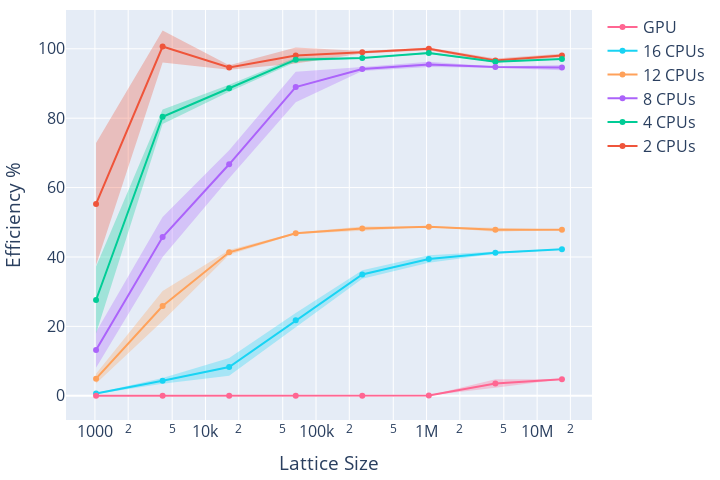

Notebook cell for this chart:
### Code cell
fig = go.Figure()

for idx, (name, dfs, info) in enumerate(runs_parallel):
    for i, df in enumerate(dfs):
        dfs[i]["efficiency"] = 100 * (cpu_df["avgEvolveTime"] / df["avgEvolveTime"]) / info[0]
    
    df = pd.concat(dfs)
    df["size"] **= 2
    add_mean_std_trace(fig, df, name, idx + 1, "efficiency")

fig.update_layout(xaxis_title='Lattice Size', yaxis_title="Efficiency %", **layout_settings) # title="Efficiency", 
fig.update_xaxes(type="log")
fig.show()
fig.write_image("images/lat_render_evo_efficiency.eps")

### Figure 1 — Plotly figure (JSON) as saved in the notebook; plotly's stock layout.template omitted (floating-point values rounded to 4 significant figures)
{"data": [{"line": {"color": "#EF553B"}, "mode": "lines+markers", "name": "2 CPUs", "type": "scatter", "x": [1024, 4096, 16384, 65536, 262144, 1048576, 4194304, 16777216], "y": [55.27, 100.6, 94.61, 98.1, 99.01, 100.0, 96.6, 98.07]}, {"line": {"width": 0}, "mode": "lines", "name": "2 CPUs upper", "showlegend": false, "type": "scatter", "x": [1024, 4096, 16384, 65536, 262144, 1048576, 4194304, 16777216], "y": [72.87, 105.3, 95.27, 100.4, 99.37, 100.4, 97.2, 98.55]}, {"fill": "tonexty", "fillcolor": "rgba(239, 85, 59, 0.30)", "line": {"width": 0}, "mode": "lines", "name": "2 CPUs lower", "showlegend": false, "type": "scatter", "x": [1024, 4096, 16384, 65536, 262144, 1048576, 4194304, 16777216], "y": [37.68, 96.02, 93.96, 95.79, 98.65, 99.61, 96.0, 97.59]}, {"line": {"color": "#00CC96"}, "mode": "lines+markers", "name": "4 CPUs", "type": "scatter", "x": [1024, 4096, 16384, 65536, 262144, 1048576, 4194304, 16777216], "y": [27.6, 80.43, 88.62, 96.87, 97.36, 98.79, 96.25, 97.06]}, {"line": {"width": 0}, "mode": "lines", "name": "4 CPUs upper", "showlegend": false, "type": "scatter", "x": [1024, 4096, 16384, 65536, 262144, 1048576, 4194304, 16777216], "y": [37.26, 82.54, 89.65, 97.52, 97.44, 99.1, 96.35, 97.18]}, {"fill": "tonexty", "fillcolor": "rgba(0, 204, 150, 0.30)", "line": {"width": 0}, "mode": "lines", "name": "4 CPUs lower", "showlegend": false, "type": "scatter", "x": [1024, 4096, 16384, 65536, 262144, 1048576, 4194304, 16777216], "y": [17.94, 78.32, 87.59, 96.21, 97.28, 98.48, 96.15, 96.95]}, {"line": {"color": "#AB63FA"}, "mode": "lines+markers", "name": "8 CPUs", "type": "scatter", "x": [1024, 4096, 16384, 65536, 262144, 1048576, 4194304, 16777216], "y": [13.2, 45.76, 66.72, 88.99, 94.2, 95.5, 94.72, 94.6]}, {"line": {"width": 0}, "mode": "lines", "name": "8 CPUs upper", "showlegend": false, "type": "scatter", "x": [1024, 4096, 16384, 65536, 262144, 1048576, 4194304, 16777216], "y": [18.34, 51.54, 70.76, 93.37, 94.78, 96.26, 94.89, 95.34]}, {"fill": "tonexty", "fillcolor": "rgba(171, 99, 250, 0.30)", "line": {"width": 0}, "mode": "lines", "name": "8 CPUs lower", "showlegend": false, "type": "scatter", "x": [1024, 4096, 16384, 65536, 262144, 1048576, 4194304, 16777216], "y": [8.063, 39.99, 62.68, 84.62, 93.62, 94.75, 94.55, 93.85]}, {"line": {"color": "#FFA15A"}, "mode": "lines+markers", "name": "12 CPUs", "type": "scatter", "x": [1024, 4096, 16384, 65536, 262144, 1048576, 4194304, 16777216], "y": [4.919, 25.87, 41.34, 46.84, 48.18, 48.74, 47.84, 47.86]}, {"line": {"width": 0}, "mode": "lines", "name": "12 CPUs upper", "showlegend": false, "type": "scatter", "x": [1024, 4096, 16384, 65536, 262144, 1048576, 4194304, 16777216], "y": [6.317, 30.19, 42.02, 47.04, 48.77, 48.76, 48.42, 47.87]}, {"fill": "tonexty", "fillcolor": "rgba(255, 161, 90, 0.30)", "line": {"width": 0}, "mode": "lines", "name": "12 CPUs lower", "showlegend": false, "type": "scatter", "x": [1024, 4096, 16384, 65536, 262144, 1048576, 4194304, 16777216], "y": [3.521, 21.55, 40.66, 46.63, 47.59, 48.72, 47.27, 47.84]}, {"line": {"color": "#19D3F3"}, "mode": "lines+markers", "name": "16 CPUs", "type": "scatter", "x": [1024, 4096, 16384, 65536, 262144, 1048576, 4194304, 16777216], "y": [0.6524, 4.3, 8.296, 21.74, 34.97, 39.41, 41.25, 42.24]}, {"line": {"width": 0}, "mode": "lines", "name": "16 CPUs upper", "showlegend": false, "type": "scatter", "x": [1024, 4096, 16384, 65536, 262144, 1048576, 4194304, 16777216], "y": [0.7847, 5.12, 10.85, 23.86, 36.2, 40.5, 41.57, 42.29]}, {"fill": "tonexty", "fillcolor": "rgba(25, 211, 243, 0.30)", "line": {"width": 0}, "mode": "lines", "name": "16 CPUs lower", "showlegend": false, "type": "scatter", "x": [1024, 4096, 16384, 65536, 262144, 1048576, 4194304, 16777216], "y": [0.5202, 3.479, 5.744, 19.62, 33.75, 38.32, 40.93, 42.18]}, {"line": {"color": "#FF6692"}, "mode": "lines+markers", "name": "GPU", "type": "scatter", "x": [1024, 4096, 16384, 65536, 262144, 1048576, 4194304, 16777216], "y": [0.0001314, 0.0005724, 0.002076, 0.00804, 0.02706, 0.09887, 3.538, 4.769]}, {"line": {"width": 0}, "mode": "lines", "name": "GPU upper", "showlegend": false, "type": "scatter", "x": [1024, 4096, 16384, 65536, 262144, 1048576, 4194304, 16777216], "y": [0.0001319, 0.0005759, 0.002101, 0.008197, 0.02739, 0.09935, 4.751, 4.786]}, {"fill": "tonexty", "fillcolor": "rgba(255, 102, 146, 0.30)", "line": {"width": 0}, "mode": "lines", "name": "GPU lower", "showlegend": false, "type": "scatter", "x": [1024, 4096, 16384, 65536, 262144, 1048576, 4194304, 16777216], "y": [0.0001308, 0.0005689, 0.002051, 0.007884, 0.02673, 0.09838, 2.326, 4.753]}], "layout": {"font": {"size": 16}, "height": 480, "margin": {"b": 10, "l": 10, "r": 10, "t": 10}, "width": 720, "xaxis": {"title": {"text": "Lattice Size"}, "type": "log"}, "yaxis": {"title": {"text": "Efficiency %"}}}}
